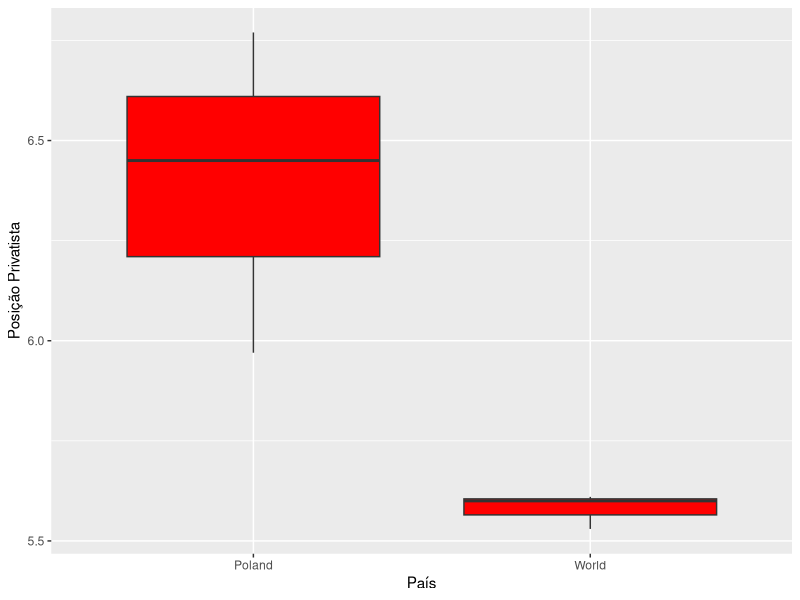

Write R code to recreate this figure.
#Poland and Private ownership

Wave <- c("Seven", "Seven", "Six", "Six", "Five", "Five")
#  Private vs state ownership of business - de 0 a 10, quanto maior mais privatista
# fonte: https://www.worldvaluessurvey.org/WVSOnline.jsp
Mean <- c(5.97, 5.53, 5.60,6.45,5.61,6.77 )
Where <- c("Poland", "World", "World", "Poland", "World", "Poland" )

apendiceA1 <- data.frame(Wave, Mean, Where)

library(ggplot2)
ggplot(data= apendiceA1, aes(x= Mean, y=Where)) +
  geom_boxplot(fill = 'red') + coord_flip() + xlab("Posição Privatista") + ylab("País")
